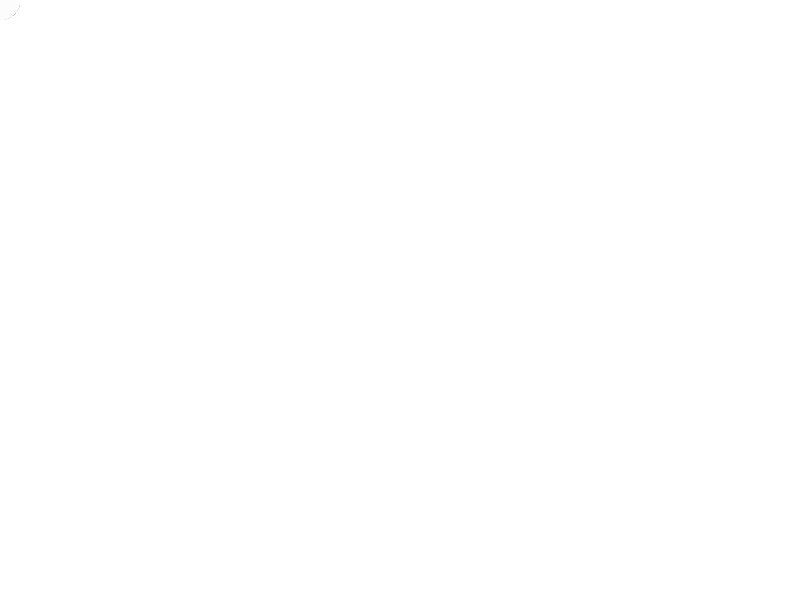
Frame 1 (no input)
Frame 60 (the mouse pressed at the canvas centre just before this capture): identical to frame 1, image omitted
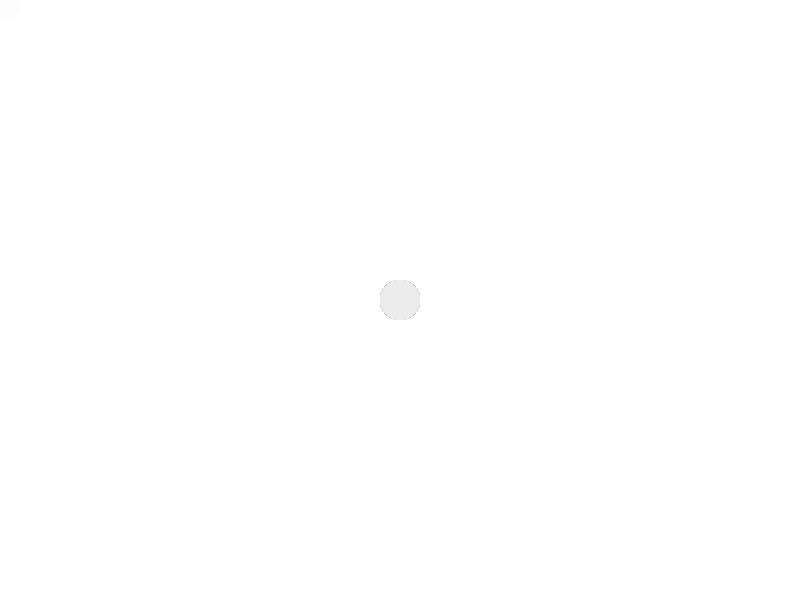
Frame 120 (the mouse held since frame 60 and released just before this capture)

The Processing sketch that drew these frames (run headless with seeded random() and noise(); from frame 60 on, the mouse is pressed at the canvas centre):

// Processing sketch: snake
// ── snake.pde
int amount = 100;
float [] x = new float [amount];
float [] y = new float [amount];


void setup () {
  size(800, 600);
  noStroke();
}

void draw() {
  background(255);
  //Giving the x and y location to the next element in an array
  for (int i = x.length -1; i>0; i--) {
    x[i] = x[i-1];
    y[i] = y[i-1];
  }
  x[0] = mouseX;
  y[0] = mouseY;

  for (int i = 0; i<x.length; i++) {
    fill(i*4);
    ellipse(x[i], y[i], 40, 40);
  }
}
